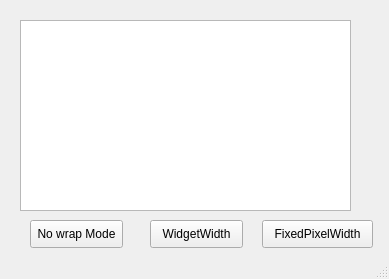
<?xml version="1.0" encoding="UTF-8"?>
<ui version="4.0">
 <class>MainWindow</class>
 <widget class="QMainWindow" name="MainWindow">
  <property name="geometry">
   <rect>
    <x>0</x>
    <y>0</y>
    <width>389</width>
    <height>279</height>
   </rect>
  </property>
  <property name="windowTitle">
   <string>Scrollbar_eg1</string>
  </property>
  <widget class="QWidget" name="centralwidget">
   <widget class="QPushButton" name="btn1">
    <property name="geometry">
     <rect>
      <x>30</x>
      <y>220</y>
      <width>93</width>
      <height>28</height>
     </rect>
    </property>
    <property name="text">
     <string>No wrap Mode</string>
    </property>
   </widget>
   <widget class="QPushButton" name="btn2">
    <property name="geometry">
     <rect>
      <x>150</x>
      <y>220</y>
      <width>93</width>
      <height>28</height>
     </rect>
    </property>
    <property name="text">
     <string>WidgetWidth</string>
    </property>
   </widget>
   <widget class="QTextEdit" name="mytextEdit">
    <property name="geometry">
     <rect>
      <x>20</x>
      <y>20</y>
      <width>331</width>
      <height>191</height>
     </rect>
    </property>
   </widget>
   <widget class="QPushButton" name="btn3">
    <property name="geometry">
     <rect>
      <x>262</x>
      <y>220</y>
      <width>111</width>
      <height>28</height>
     </rect>
    </property>
    <property name="text">
     <string>FixedPixelWidth</string>
    </property>
   </widget>
  </widget>
  <widget class="QStatusBar" name="statusbar"/>
 </widget>
 <resources/>
 <connections/>
</ui>
